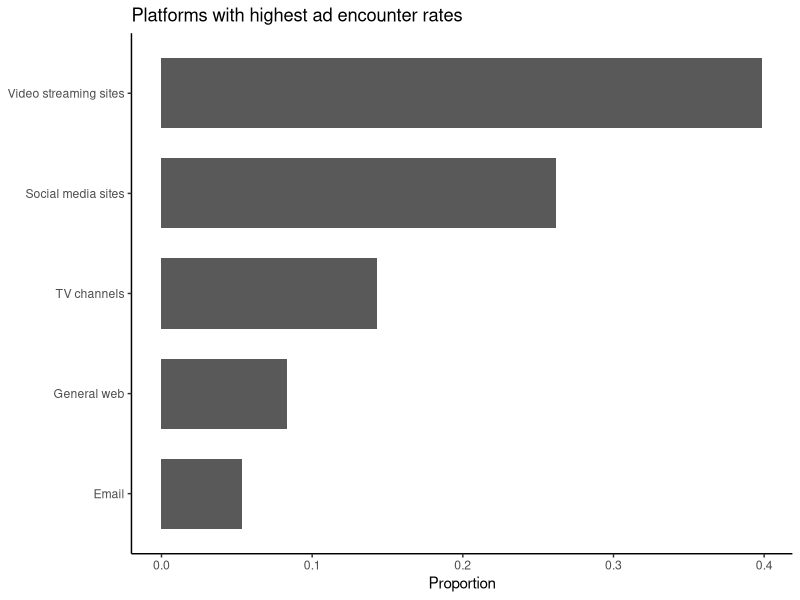
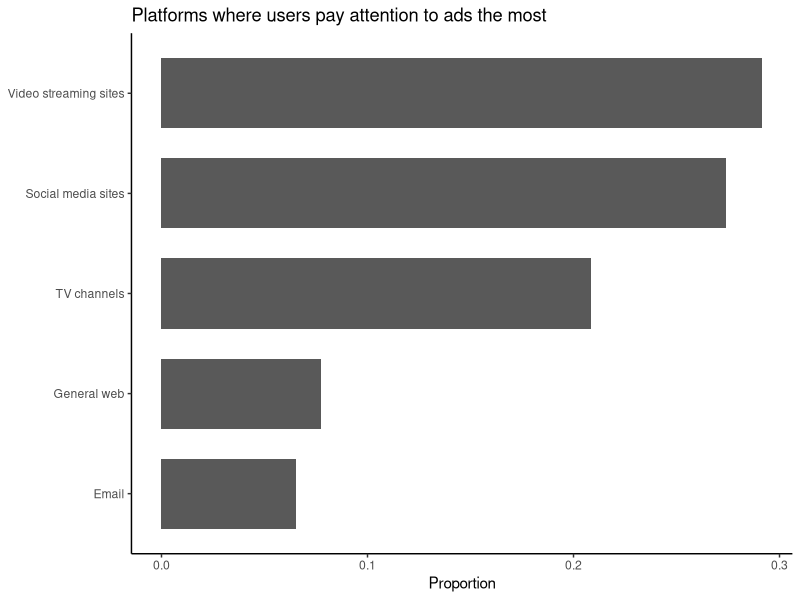
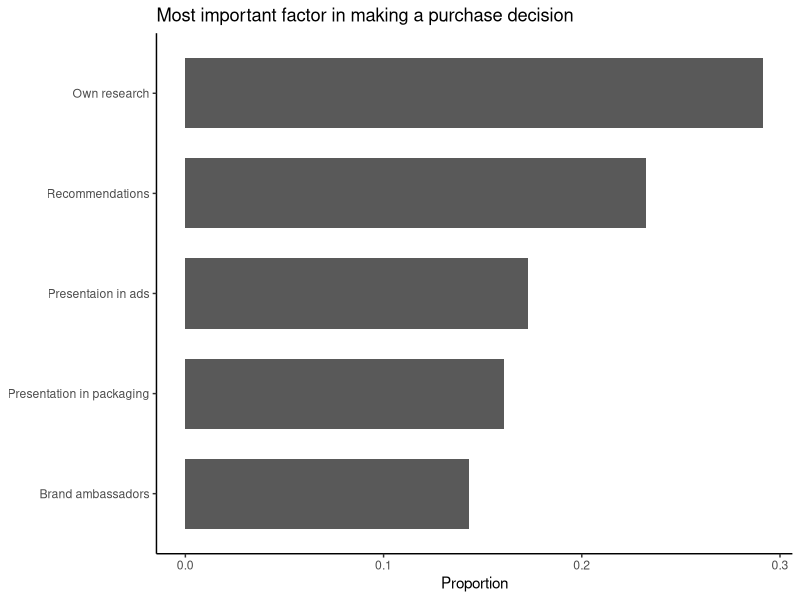
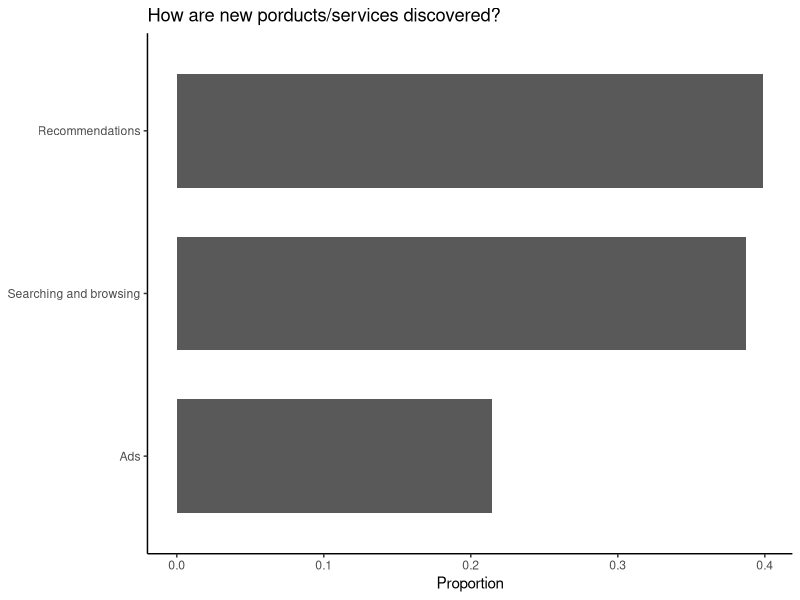
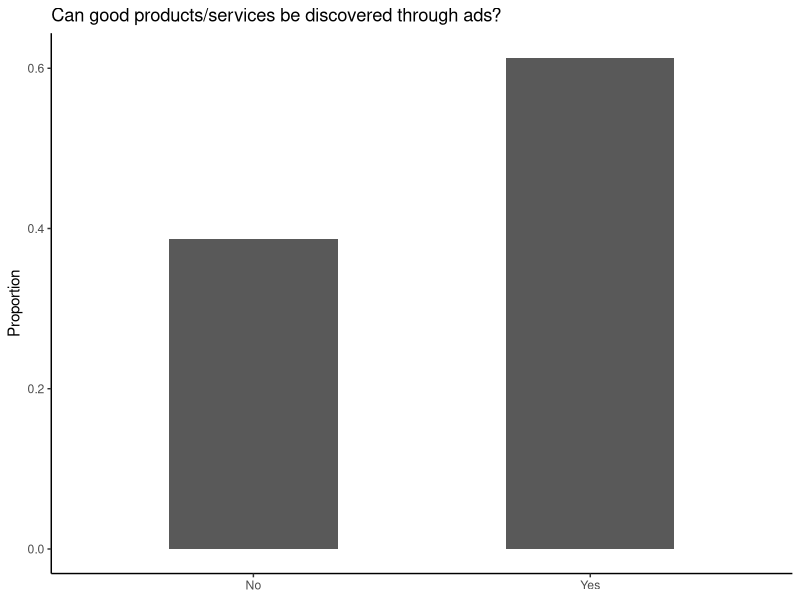

Generate these figures, in order, with R:
## ---- chunk 1
knitr::opts_chunk$set(echo = TRUE, warning = FALSE, message = FALSE,
                      cache = TRUE)
## ---- chunk 2
library(dplyr) # for wrangling data
library(ggplot2) # for making plots
library(readr) # for reading data
## ---- chunk 3
ad_influence_data <- read_csv("ad-influence.csv") %>%
  select(!Timestamp) # ignore timestamp column
n <- dim(ad_influence_data)[1]
questions <- names(ad_influence_data)
## ---- chunk 4
simplify_responses <- function(response) {
  if (grepl("Social media sites", response)) {
    response = "Social media sites"
  } else if (grepl("Video streaming sites", response)) {
    response = "Video streaming sites"
  } else if (grepl("General web", response)) {
    response = "General web"
  } else if (grepl("Recommendation", response)) {
    response = "Recommendations"
  }
  response
}

for (i in 1:length(ad_influence_data))  {
  ad_influence_data[questions[i]] <- ad_influence_data[questions[i]] %>%
    pull() %>%
    sapply(simplify_responses, USE.NAMES = FALSE)
}
## ---- chunk 5
plot_responses <- function(question, top = NULL, plot_title = NULL) {
  responses_proportion <- ad_influence_data %>%
    rename(variable = question) %>%
    group_by(variable) %>%
    summarise(proportion = n() / n) %>%
    arrange(desc(proportion))

  if (!is.null(top)) {
    responses_proportion <- head(responses_proportion, top)
  }
  
  responses_proportion %>%
    ggplot(aes(x = reorder(variable, proportion),
               y = proportion)) +
    geom_col(width = 0.7) +
    labs(x = NULL, y = "Proportion",
         title = plot_title) +
    coord_flip() +
    theme_classic()
}
## ---- chunk 6
plot_responses(questions[1], top = 5,
               plot_title = "Platforms with highest ad encounter rates")
## ---- chunk 7
plot_responses(questions[2], top = 5,
               plot_title = "Platforms where users pay attention to ads the most")
## ---- chunk 8
plot_responses(questions[3], plot_title = "Most important factor in making a purchase decision")
## ---- chunk 9
plot_responses(questions[4], plot_title = "How are new porducts/services discovered?")
## ---- chunk 10
ad_influence_data %>%
  rename(ads_unnecessary = questions[5]) %>%
  group_by(ads_unnecessary) %>%
  summarise(proportion = n() / n) %>%
  arrange(desc(proportion)) %>%
  ggplot(aes(x =ads_unnecessary, y = proportion)) +
  geom_col(width = 0.5) +
  labs(x = NULL, y = "Proportion",
       title = "Can good products/services be discovered through ads?") +
  theme_classic()
